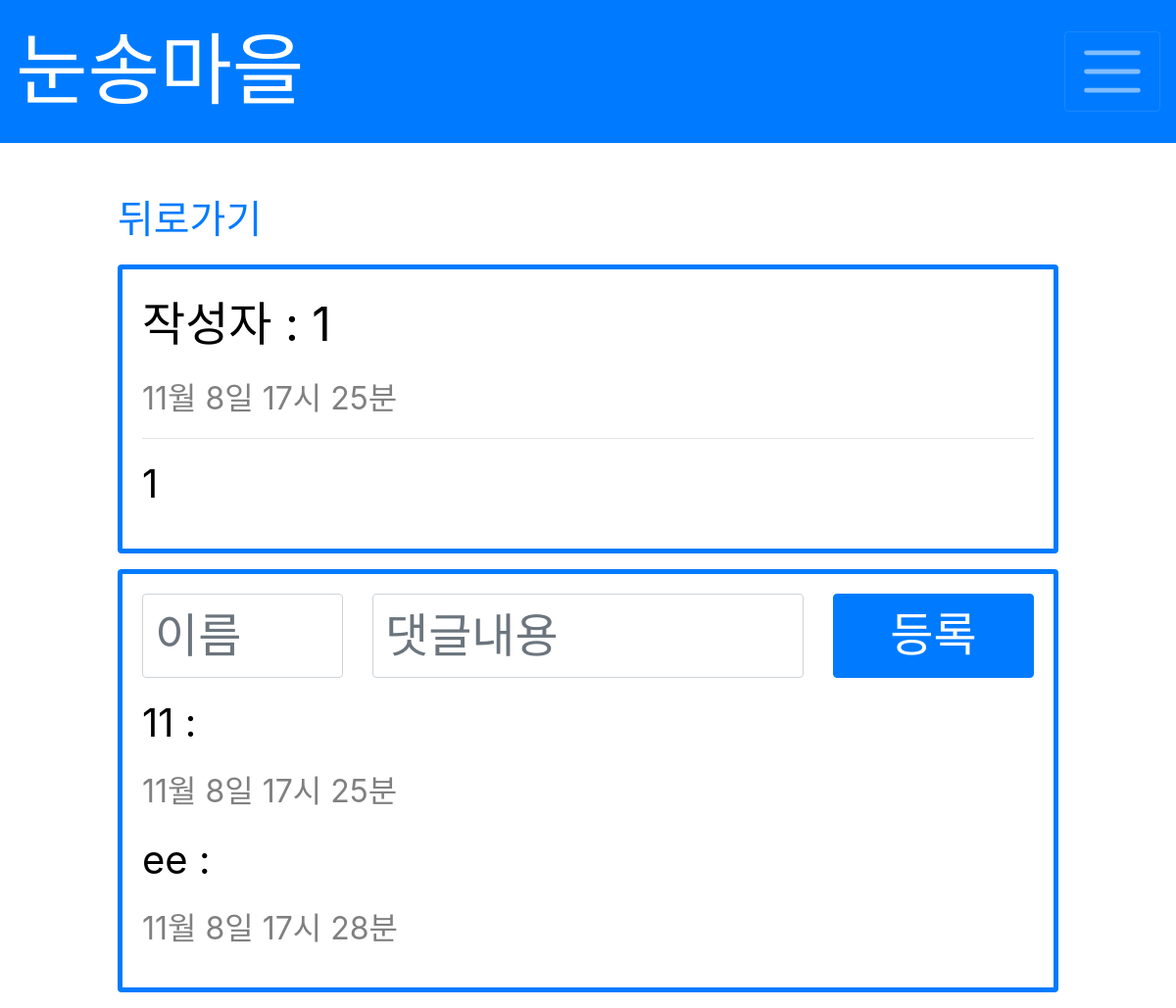
Page /feed/detail/11 on the committed database.
### feed/models.py (models this page shows)
class Feed(models.Model):
    name = models.CharField(max_length=100)
    content = models.TextField(null=True, blank=True)
    created_at = models.DateTimeField(auto_now_add=True)

class Comment(models.Model):
    feed = models.ForeignKey(Feed, on_delete=models.CASCADE)
    name = models.CharField(max_length=100)
    content = models.CharField(max_length=200)
    created_at = models.DateTimeField(auto_now_add=True)

### feed/views.py (the view)
# urls.py: path('detail/<int:id>', views.detail, name='detail'),
def detail(request, id):
    feed = get_object_or_404(Feed, pk=id)
    return render(request, 'detail.html', {'feed': feed})

### feed/templates/detail.html (shortened to what this page needs)
<body>
    {% extends 'base.html' %}
    {% block content %}
    <div class="mx-auto mt-5" style="max-width: 80%;">
        <a href="{% url 'feed' %}" class="mx-auto" style="font-size: 2.5rem;">뒤로가기</a>
    </div>
    <div class="card border-primary my-3 mx-auto" style="max-width: 80%; border-width: 5px;">
        <div class="card-body text-primary">
            <p style="font-size: 3rem; color: black;">작성자 : {{feed.name}}</p>
            <p style="font-size: 2rem; color: grey">{{feed.created_at|date:"n월 j일 H시 i분"}}</p>
            <hr/>
            <p style="font-size: 2.5rem; color: black;">{{feed.content}}</p>
        </div>
    </div>
    <div class="card border-primary mb-3 mx-auto" style="max-width: 80%; border-width: 5px;">
        <div class="card-body text-primary">
            <form action="{% url 'createcomment' feed.id %}" method="POST">
                <div class="row">
                    <div class="col-3">
                        <input type="text" name="name" class="form-control" style="font-family: 'Do Hyeon', sans-serif; font-size: 3rem;" placeholder="이름">
                    </div>
                    <div class="col">
                        <input type="text" name="content" class="form-control" style="font-family: 'Do Hyeon', sans-serif; font-size: 3rem;" placeholder="댓글내용">
                    </div>
                    <div class="col-3">
                        <button type="submit" class="btn btn-primary btn-block" style="font-family: 'Do Hyeon', sans-serif; font-size: 3rem;">등록</button>
                    </div>
                </div>
            </form>
            {% for comment in feed.comment_set.all %}
                <p style="font-size: 2.5rem; color: black;">{{comment.name}} : {{comment.content}}</p>
                <p style="font-size: 2rem; color: grey">{{comment.created_at|date:"n월 j일 H시 i분"}}</p>
            {% endfor %}
        </div>
    </div>
    {% endblock %}

### rows in the picture
Feed: name "1", created_at "11월 8일 17시 25분", content "1"
Comment: name "11", created_at "11월 8일 17시 25분"
Comment: name "ee", created_at "11월 8일 17시 28분"
